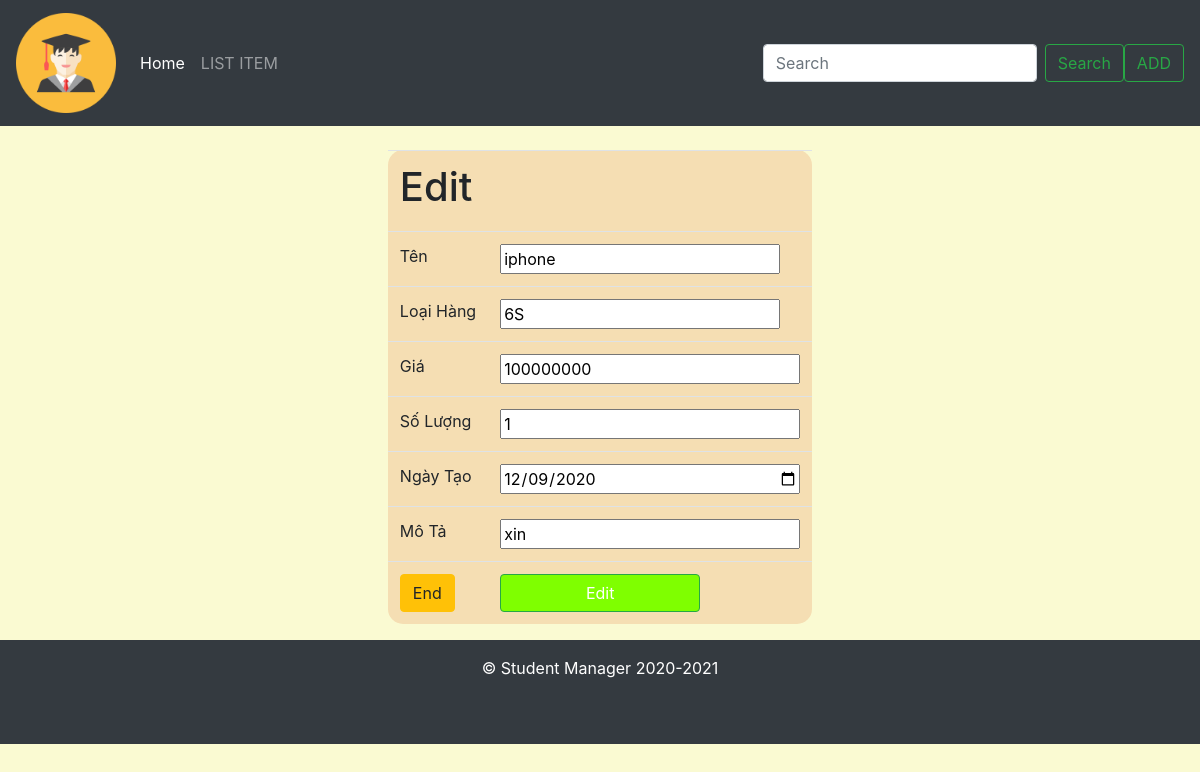
/index.php?page=edit&id=2, run on the app's committed database.
### tables this page shows
CREATE TABLE `item` (
  `id` int NOT NULL,
  `ten` varchar(255) NOT NULL,
  `loai` varchar(255) NOT NULL,
  `gia` int NOT NULL,
  `soluong` int NOT NULL,
  `ngaytao` date NOT NULL,
  `mota` text NOT NULL
);

### src/model/DBconnect.php (called while the page is built, shortened)
<?php
class DBconnect
{
    protected $username;
    protected $password;
    protected $dns;
    public function __construct()
    {
        $this->username = 'root';
        $this->password = '123456@Abc';
        $this->dns = 'mysql:host=localhost;dbname=itemList';
    }
    public function connect(){
        $connect = new PDO($this->dns,$this->username,$this->password);
        return $connect;
    }
}

### src/model/ItemModel.php (called while the page is built, shortened)
<?php
class ItemModel
{
    protected $datebase;
    public function __construct()
    {
        $db = new DBconnect();
        $this->datebase = $db->connect();
    }
    public function getItemById($id)
    {
        $sql = "SELECT * FROM item where `id`=:id";
        $stmt = $this->datebase->prepare($sql);
        $stmt->bindParam(':id', $id);
        $stmt->execute();
        $resurl = $stmt->fetch();
        return $resurl;
    }
}

### src/view/edit.php (the view, shortened to what this page needs)
<!doctype html>
<html lang="en">
<head>
</head>
<body style="background-color: lightgoldenrodyellow">
<br>
<form method="POST" enctype="multipart/form-data">
    <table align="center" class="table" style="width: auto; border-radius: 15px; background-color: wheat">
        <thead class="thead-dark">
        <tr>
            <td colspan="2"><h1>Edit</h1></td>
        </tr>
        <tr>
            <td>Tên</td>
            <td><input style="width: 280px" name="ten" type="text" required value="<?php echo $item["ten"]; ?>"></td>
        </tr>
        <tr>
            <td>Loại Hàng</td>
            <td><input style="width: 280px" name="loai" type="text" required value="<?php echo $item["loai"]; ?>"></td>
        </tr>
        <tr>
            <td>Giá</td>
            <td><input name="gia" style="width: 300px" type="text" required value="<?php echo $item["gia"]; ?>"></td>
        </tr>
        <tr>
            <td>Số Lượng</td>
            <td><input name="soluong" style="width: 300px" type="number" required value="<?php echo $item["soluong"]; ?>"></td>
        </tr>
        <tr>
            <td>Ngày Tạo</td>
            <td><input name="ngaytao" style="width: 300px" type="date" required value="<?php echo $item["ngaytao"]; ?>"></td>
        </tr>
        <tr>
            <td>Mô Tả</td>
            <td><input name="mota" style="width: 300px" type="text" required value="<?php echo $item["mota"]; ?>"></td>
        </tr>
        <tr>
            <td>
                <a class="btn btn-warning" href="index.php?page=#">End</a>
            </td>
            <td>
                <button style="width: 200px; background: chartreuse" class="btn btn-success" type="submit">Edit</button>
            </td>
        </tr>
        </thead>
    </table>
</form>
<footer class="footer bg-dark text-white shape-parent overflow-hidden text-center pt-160 pb-60">
    <div class="footer-copyright text-center py-3">
        <div class="footer-copyright mb-5">© Student Manager 2020-2021</div>
    </div>
</footer>
</body>
</html>

### data on the page
item: ten "iphone", loai "6S", gia "100000000", soluong "1", ngaytao "12/09/2020", mota "xin"
